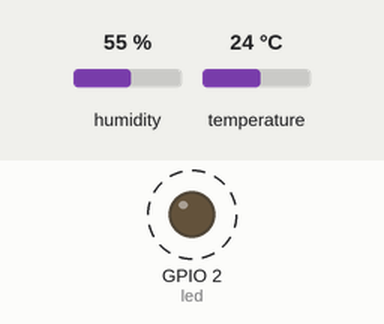
Simulated run of this program. Board: ESP32 board running MicroPython. Shown: output pins drawn as LEDs (lit = HIGH). Dashed ring = blinking. The test bench sets the inputs (shaded band); at power-on: humidity 55 %, temperature 24 °C. What the program prints to the serial console is not drawn.

Above: at 2.0 s.
Timing chart, 0 to 5.7 s (numbered marks = the images above):
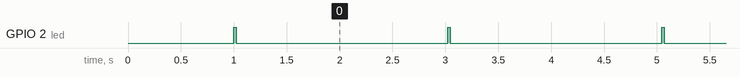

The program:

main.py
```python
# =====================================================================
# PLANTILLA UNIVERSAL DE LECTURA DE SENSORES - ESP32 + MicroPython
# Por defecto funciona con un DHT22 en el GPIO 4 (librería integrada).
# ---------------------------------------------------------------------
# Guarda este archivo en el ESP32 como main.py (se ejecuta al encender)
# Busca las marcas >>> CAMBIAR : son los únicos puntos a adaptar.
# =====================================================================
from machine import Pin, I2C, ADC, SoftI2C
import time

# ---------------------------------------------------------------------
# 1) CONFIGURACIÓN GENERAL                                 >>> CAMBIAR
# ---------------------------------------------------------------------
NOMBRE_SENSOR = "DHT22"    # >>> CAMBIAR: solo informativo
INTERVALO_S   = 2          # >>> CAMBIAR: segundos entre lecturas
N_PROMEDIO    = 1          # >>> CAMBIAR: nº de lecturas a promediar
REINTENTOS    = 3          # nº de intentos si una lectura falla
PIN_LED       = 2          # LED integrado (en muchas placas es el GPIO 2; el ESP32-S3 usa un LED RGB)

PIN_DATOS = 4              # sensores de 1 cable: DHT, DS18B20, digitales
PIN_SDA   = 21             # bus I2C por defecto del ESP32
PIN_SCL   = 22
PIN_ADC   = 34             # analógico: usar GPIO 32-39 (ADC1)

# ---------------------------------------------------------------------
# 2) LIBRERÍA DEL SENSOR                                   >>> CAMBIAR
# ---------------------------------------------------------------------
import dht                                  # DHT11 / DHT22
# import onewire, ds18x20                   # DS18B20
# import bme280_float as bme280             # BME280 (copiar a /lib)

# ---------------------------------------------------------------------
# 3) CREAR EL SENSOR                                       >>> CAMBIAR
# ---------------------------------------------------------------------
def crear_sensor():
    return dht.DHT22(Pin(PIN_DATOS))        # DHT11 -> dht.DHT11(...)

# ---------------------------------------------------------------------
# 4) LEER EL SENSOR                                        >>> CAMBIAR
#    Debe devolver un diccionario {nombre_variable: valor_numérico}
# ---------------------------------------------------------------------
def leer_sensor(sensor):
    sensor.measure()
    return {"temp_C": sensor.temperature(),
            "hum_%": sensor.humidity()}

# ---------------------------------------------------------------------
# 5) PROCESAR / CALIBRAR (opcional)                        >>> CAMBIAR
# ---------------------------------------------------------------------
CALIBRACION = {
    # "temp_C": (1.0, -0.5),   # (escala, offset) por variable
}

def procesar(datos):
    for clave, (escala, offset) in CALIBRACION.items():
        if clave in datos:
            datos[clave] = datos[clave] * escala + offset
    return datos

# ---------------------------------------------------------------------
# 6) SALIDA                                                >>> CAMBIAR
#    Hoy: imprime en consola. Cambia aquí para enviar por WiFi/MQTT,
#    guardar en archivo, mostrar en pantalla OLED, etc.
# ---------------------------------------------------------------------
def publicar(datos):
    texto = ", ".join("{}={:.2f}".format(k, v) for k, v in datos.items())
    print("[{}] {}".format(NOMBRE_SENSOR, texto))


# =====================================================================
# A PARTIR DE AQUÍ NO HACE FALTA CAMBIAR NADA
# =====================================================================
def leer_con_reintentos(sensor):
    for intento in range(REINTENTOS):
        try:
            return leer_sensor(sensor)
        except OSError as e:
            print("Lectura fallida ({}/{}): {}".format(intento + 1, REINTENTOS, e))
            time.sleep(1)
    return None


def promediar(sensor):
    acumulado, validas = {}, 0
    for _ in range(N_PROMEDIO):
        d = leer_con_reintentos(sensor)
        if d:
            validas += 1
            for k, v in d.items():
                acumulado[k] = acumulado.get(k, 0) + v
        if N_PROMEDIO > 1:
            time.sleep_ms(50)
    if validas == 0:
        return None
    return {k: v / validas for k, v in acumulado.items()}


def main():
    led = Pin(PIN_LED, Pin.OUT)
    print("Iniciando", NOMBRE_SENSOR, "...")
    sensor = crear_sensor()
    time.sleep(1)
    while True:
        led.on()
        datos = promediar(sensor)
        led.off()
        if datos:
            publicar(procesar(datos))
        else:
            print("Sin datos: revisa cableado, pines y alimentación")
        time.sleep(INTERVALO_S)


try:
    main()
except KeyboardInterrupt:
    print("Programa detenido")
```

Measured:
- by itself, GPIO 2 (led): alternates HIGH for 0.02 s and LOW for 2.0 s
